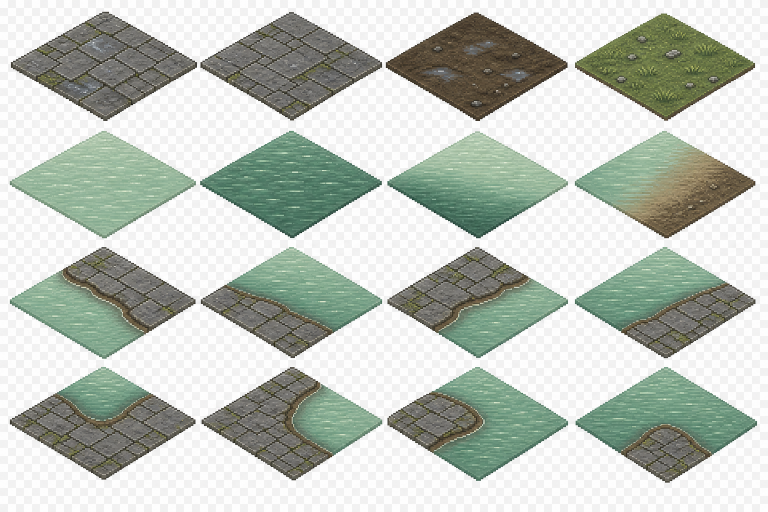
#> input picture assets/generated/tilesets/jiangnan-iso/jiangnan-iso-tileset-4x4.png, 1536 x 1024 px (shown at 1/2 size)
$ python process_tileset.py
#> lines starting #> are read from the running program, lines starting #| are printed output that depends on the picture
#> in process_sheet, src is the input picture: PIL image 1536x1024 RGB; mean R, G, B 190.3, 196.8, 188.5
#| [jiangnan-iso-tileset-4x4.png] source: mode=RGB size=(1536, 1024)
"""江南等距 tileset 后处理：

支持两张 atlas page：
* sheet1 (16 tiles, 4×4)：基础地面 / 水域 / 岸 / 转角
* sheet2 (48 tiles, 6×8)：扩展地面 / 路径 / 桥 / 水变体 / 4 斜向岸 / 转角补全

每张 sheet：
1. 源图 RGB 白底 → chroma-key 白色 → 透明 RGBA
2. 下采样到 Godot 原生导入分辨率（每块 64×32, ADR-0022 规约）
3. 同时产出 4× 缩放 QA 预览

用法：
    python3 assets/generated/tilesets/jiangnan-iso/process_tileset.py
"""

from pathlib import Path
from PIL import Image

ROOT = Path(__file__).resolve().parent


def apply_diamond_mask(img: Image.Image, cols: int, rows: int) -> Image.Image:
    """对每个 cell 内的 2:1 inscribed diamond 应用几何遮罩。

    每个 cell 大小 = (W/cols, H/rows)，中心 (cw/2, ch/2)。
    Diamond 内部：|x - cx|/(cw/2) + |y - cy|/(ch/2) <= 1
    Diamond 外部：alpha = 0；内部：保留原 RGB + alpha=255。

    优于 chroma-key 白底法：image_gen 的 BG 渐变到 #eaeaea 而 tile 内部高光
    可达 #ffffff，颜色阈值无法分离；几何遮罩按 cell 切干净，与 ADR-0022
    inscribed diamond 规约完全对齐。
    """
#> called with cols = 4, rows = 4
    rgba = img.convert("RGBA")
    pixels = rgba.load()
    w, h = rgba.size
#> w = 1536; h = 1024
    cell_w = w // cols
#> cell_w = 384
    cell_h = h // rows
#> cell_h = 256
    half_w = cell_w / 2.0
#> half_w = 192
    half_h = cell_h / 2.0
#> half_h = 128

    for cell_row in range(rows):
        for cell_col in range(cols):
            x0 = cell_col * cell_w
            y0 = cell_row * cell_h
            for ly in range(cell_h):
                for lx in range(cell_w):
                    # 归一化到 [-1, 1] × [-1, 1]
                    nx = (lx - half_w + 0.5) / half_w
                    ny = (ly - half_h + 0.5) / half_h
                    # 0.85 激进缩小 15%：image_gen 画的钻石实际小于 inscribed
                    # 边界，inscribed 边缘几像素本就是 BG 色 (≈#f0f0f0)，必须
                    # 缩到钻石"内核"。配套 .png.import 应保持 fix_alpha_border。
                    if abs(nx) + abs(ny) > 0.85:
                        pixels[x0 + lx, y0 + ly] = (0, 0, 0, 0)
                    else:
                        r, g, b, _ = pixels[x0 + lx, y0 + ly]
                        pixels[x0 + lx, y0 + ly] = (r, g, b, 255)

    return rgba


# 兼容 main() 旧调用名 (现在用 apply_diamond_mask 替代)
def chroma_key_white_to_alpha(img: Image.Image) -> Image.Image:
    raise NotImplementedError("旧法已废弃，请使用 apply_diamond_mask(img, cols, rows)")


def process_sheet(
    *,
    source_name: str,
    cols: int,
    rows: int,
    alpha_out_name: str,
    preview_out_name: str,
    godot_out_name: str,
) -> None:
    src_path = ROOT / source_name
    assert src_path.exists(), f"source missing: {src_path}"
    src = Image.open(src_path)
    print(f"\n[{source_name}] source: mode={src.mode} size={src.size}")

    rgba = apply_diamond_mask(src, cols, rows)
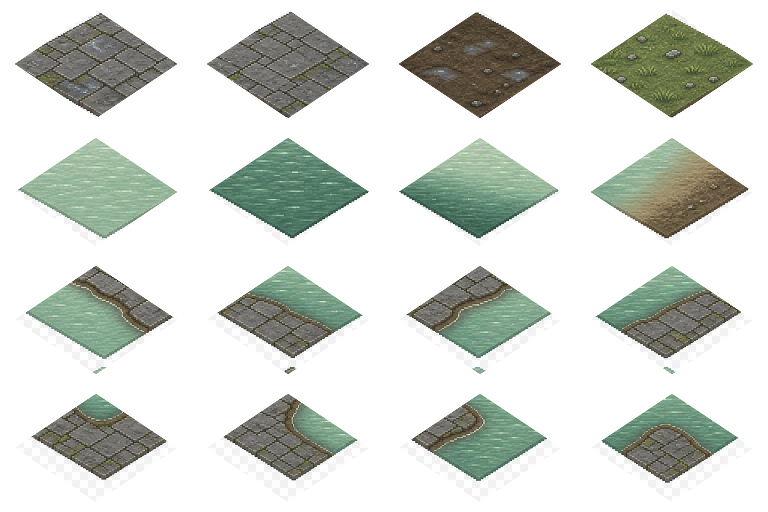
#> rgba: PIL image 1536x1024 RGBA (shown at 1/2 size); mean R, G, B, A 48.5, 52.6, 46.8, 91.9; transparent parts drawn white
    rgba.save(ROOT / alpha_out_name)
    print(f"  saved alpha source: {alpha_out_name} (size={rgba.size})")
#|   saved alpha source: jiangnan-iso-tileset-source-rgba.png (size=(1536, 1024))

    godot_w = cols * 64
    godot_h = rows * 32
    # BOX 滤波 (区域均值) 而非 NEAREST：image_gen 在 diamond 内沿画了接近 #f0f0f0
    # 的亮像素，NEAREST 6× 下采样会保留这些亮带形成白晕；BOX 把边缘亮带与
    # 内部色块混合，保留 pixel-art 块感的同时消除白边伪影。
    godot = rgba.resize((godot_w, godot_h), Image.BOX)
    # 在小分辨率再次几何 mask 一次，确保 cell 角 4 像素 alpha=0
    godot = apply_diamond_mask(godot, cols, rows)
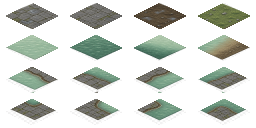
#> godot: PIL image 256x128 RGBA; mean R, G, B, A 47.6, 51.8, 46, 90.6; transparent parts drawn white
    godot.save(ROOT / godot_out_name)
    print(
        f"  saved Godot-ready: {godot_out_name} "
        f"(size={godot.size}, per-tile=64×32, grid={cols}×{rows} tiles)"
    )
#|   saved Godot-ready: jiangnan-iso-tileset-64x32.png (size=(256, 128), per-tile=64×32, grid=4×4 tiles)

    preview_w = godot_w * 4
    preview_h = godot_h * 4
    preview = godot.resize((preview_w, preview_h), Image.NEAREST)
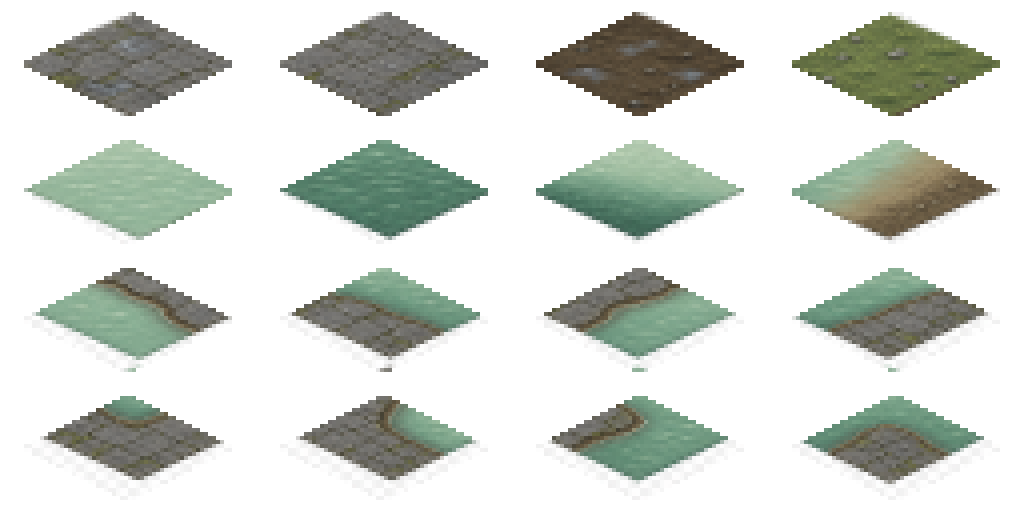
#> preview: PIL image 1024x512 RGBA; mean R, G, B, A 47.6, 51.8, 46, 90.6; transparent parts drawn white
    preview.save(ROOT / preview_out_name)
    print(f"  saved 4× QA preview: {preview_out_name} (size={preview.size})")
#|   saved 4× QA preview: jiangnan-iso-tileset-1024x512.png (size=(1024, 512))


def main() -> None:
    process_sheet(
        source_name="jiangnan-iso-tileset-4x4.png",
        cols=4,
        rows=4,
        alpha_out_name="jiangnan-iso-tileset-source-rgba.png",
        preview_out_name="jiangnan-iso-tileset-1024x512.png",
        godot_out_name="jiangnan-iso-tileset-64x32.png",
    )

    process_sheet(
        source_name="jiangnan-iso-tileset-6x8-supplement-raw.png",
        cols=6,
        rows=8,
        alpha_out_name="jiangnan-iso-tileset-supplement-source-rgba.png",
        preview_out_name="jiangnan-iso-tileset-supplement-1536x1024.png",
        godot_out_name="jiangnan-iso-tileset-supplement-64x32.png",
    )
#> call 2 of process_sheet, with cols = 6, rows = 8
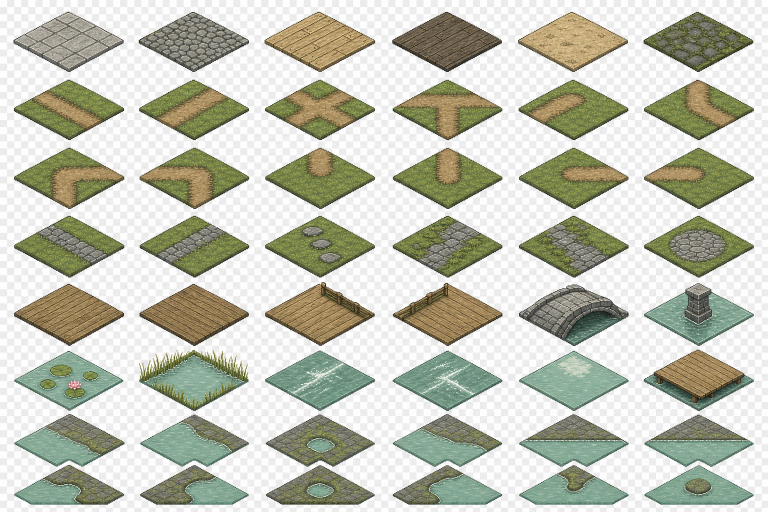
#> input picture assets/generated/tilesets/jiangnan-iso/jiangnan-iso-tileset-6x8-supplement-raw.png, 1536 x 1024 px (shown at 1/2 size)
#> in process_sheet, src is the input picture: PIL image 1536x1024 RGB; mean R, G, B 194.8, 196.8, 183.2
#| [jiangnan-iso-tileset-6x8-supplement-raw.png] source: mode=RGB size=(1536, 1024)
#> in process_sheet (call 2), `rgba = apply_diamond_mask(src, cols, rows)`:
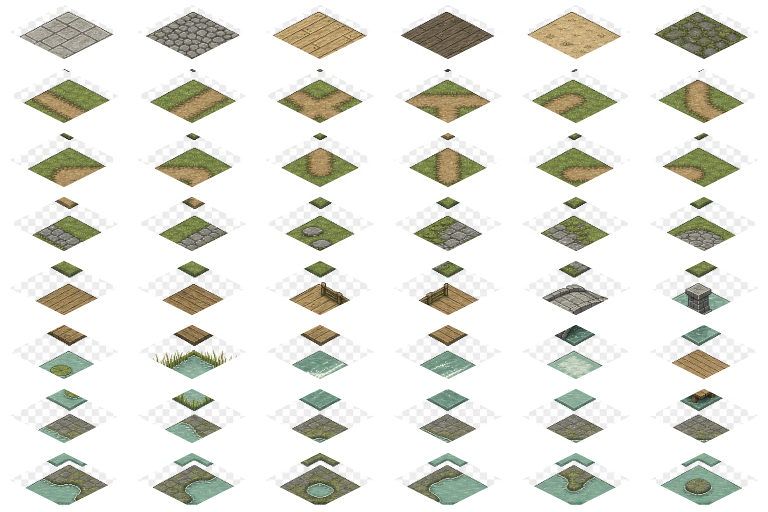
#> rgba: PIL image 1536x1024 RGBA (shown at 1/2 size); mean R, G, B, A 65.7, 66.1, 59.5, 92.4; transparent parts drawn white
#|   saved alpha source: jiangnan-iso-tileset-supplement-source-rgba.png (size=(1536, 1024))
#> in process_sheet (call 2), `godot = rgba.resize((godot_w, godot_h), Image.BOX)`:
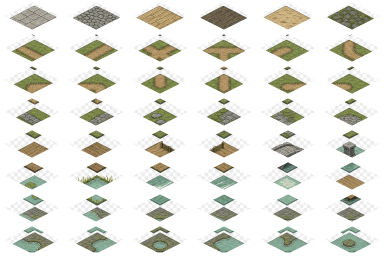
#> godot: PIL image 384x256 RGBA; mean R, G, B, A 69.7, 70.1, 63.2, 92.5; transparent parts drawn white
#|   saved Godot-ready: jiangnan-iso-tileset-supplement-64x32.png (size=(384, 256), per-tile=64×32, grid=6×8 tiles)
#> in process_sheet (call 2), `preview = godot.resize((preview_w, preview_h), Image.NEAREST)`:
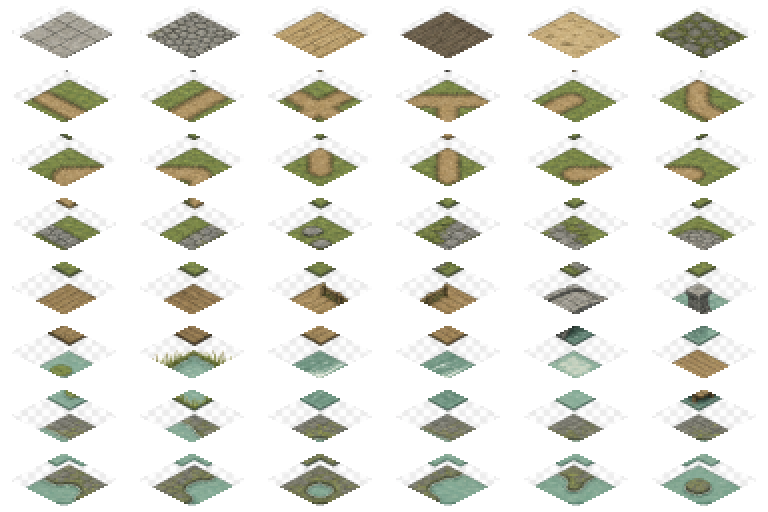
#> preview: PIL image 1536x1024 RGBA (shown at 1/2 size); mean R, G, B, A 64.4, 64.8, 58.3, 90.6; transparent parts drawn white
#|   saved 4× QA preview: jiangnan-iso-tileset-supplement-1536x1024.png (size=(1536, 1024))


if __name__ == "__main__":
    main()
